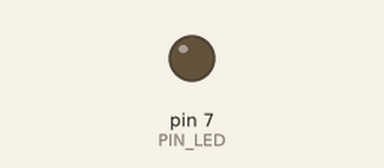
Recording of a sketch running on a simulated Arduino Uno, built with avr-gcc and run on an emulated ATmega328P. On the bench: output pins drawn as LEDs (lit = HIGH). Dashed ring = blinking. At 3.2 s the program stops and its outputs stay as they are.

Above: at 0.5 s.
At 2.7 s:
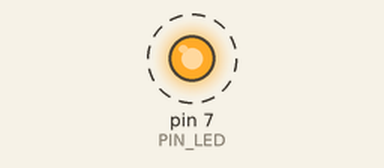
Timing chart, 0 to 3.0 s (numbered marks = the images above):
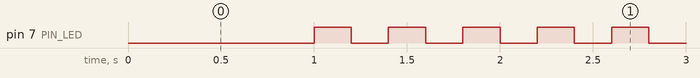

The sketch:

05_practice_2.ino
```cpp
#define PIN_LED 7

void setup() {
  pinMode(PIN_LED, OUTPUT);

}

void loop() {
  digitalWrite(PIN_LED, 0);
  delay(1000);
  digitalWrite(PIN_LED, 1);
  delay(200);

  int i = 0;
  while (i < 5){
    digitalWrite(PIN_LED, 0);
    delay(200);
    digitalWrite(PIN_LED, 1);
    delay(200);

    i ++;
    }


  while(1){ //infinite loop
  digitalWrite(PIN_LED, 1);
  }

}
```

Measured:
- by itself, pin 7 (PIN_LED): alternates HIGH for 0.20 s and LOW for 0.20 s, 11 changes in all, then stays HIGH
